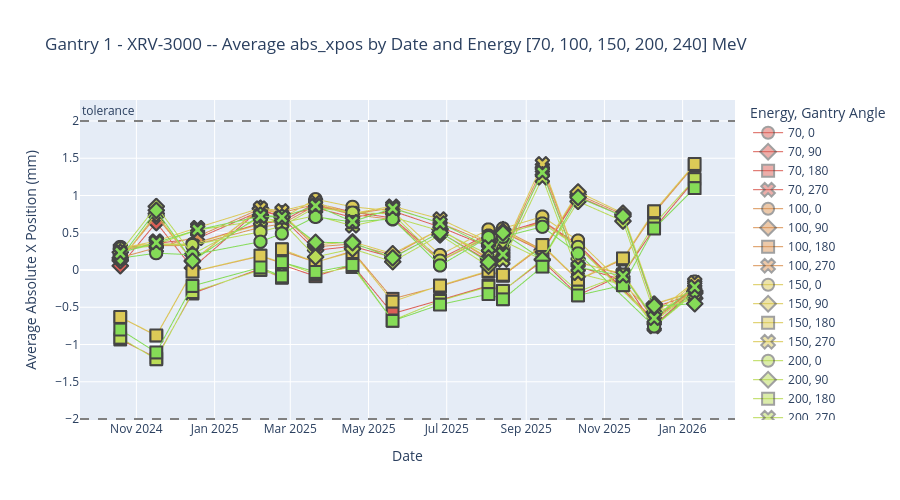

Source (notebook cell):
### Code cell
# plot_ave_spot_position_by_en_ga(df, option, parameter, gantry, device, energy,  n_months, tolerance)
plot_ave_spot_position_by_en_ga(sub_df, "spot_position", "abs_xpos", "Gantry 1", "XRV-3000", 150, 24, 2)

### Figure 1 — Plotly figure (JSON) as saved in the notebook; plotly's stock layout.template omitted (floating-point values rounded to 4 significant figures; data arrays with more than 128 entries replaced by an {"elided": "..."} marker saying what was removed)
{"data": [{"hovertemplate": "Date: %{x|%Y-%m-%d}<br>abs_xpos: %{y}<br>Spot: %{fullData.name}<extra></extra>", "legendgroup": "70, 0", "line": {"width": 1}, "marker": {"color": "#db5f57", "line": {"width": 2}, "opacity": 0.5, "size": 12, "symbol": "circle"}, "mode": "markers+lines", "name": "70, 0", "showlegend": true, "type": "scattergl", "x": {"elided": "135 str values"}, "xaxis": "x", "y": {"elided": "135 float values"}, "yaxis": "y"}, {"hovertemplate": "Date: %{x|%Y-%m-%d}<br>abs_xpos: %{y}<br>Spot: %{fullData.name}<extra></extra>", "legendgroup": "70, 90", "line": {"width": 1}, "marker": {"color": "#db5f57", "line": {"width": 2}, "opacity": 0.5, "size": 12, "symbol": "diamond"}, "mode": "markers+lines", "name": "70, 90", "showlegend": true, "type": "scattergl", "x": {"elided": "144 str values"}, "xaxis": "x", "y": {"elided": "144 float values"}, "yaxis": "y"}, {"hovertemplate": "Date: %{x|%Y-%m-%d}<br>abs_xpos: %{y}<br>Spot: %{fullData.name}<extra></extra>", "legendgroup": "70, 180", "line": {"width": 1}, "marker": {"color": "#db5f57", "line": {"width": 2}, "opacity": 0.5, "size": 12, "symbol": "square"}, "mode": "markers+lines", "name": "70, 180", "showlegend": true, "type": "scattergl", "x": {"elided": "153 str values"}, "xaxis": "x", "y": {"elided": "153 float values"}, "yaxis": "y"}, {"hovertemplate": "Date: %{x|%Y-%m-%d}<br>abs_xpos: %{y}<br>Spot: %{fullData.name}<extra></extra>", "legendgroup": "70, 270", "line": {"width": 1}, "marker": {"color": "#db5f57", "line": {"width": 2}, "opacity": 0.5, "size": 12, "symbol": "x"}, "mode": "markers+lines", "name": "70, 270", "showlegend": true, "type": "scattergl", "x": {"elided": "144 str values"}, "xaxis": "x", "y": {"elided": "144 float values"}, "yaxis": "y"}, {"hovertemplate": "Date: %{x|%Y-%m-%d}<br>abs_xpos: %{y}<br>Spot: %{fullData.name}<extra></extra>", "legendgroup": "100, 0", "line": {"width": 1}, "marker": {"color": "#db9457", "line": {"width": 2}, "opacity": 0.5, "size": 12, "symbol": "circle"}, "mode": "markers+lines", "name": "100, 0", "showlegend": true, "type": "scattergl", "x": {"elided": "135 str values"}, "xaxis": "x", "y": {"elided": "135 float values"}, "yaxis": "y"}, {"hovertemplate": "Date: %{x|%Y-%m-%d}<br>abs_xpos: %{y}<br>Spot: %{fullData.name}<extra></extra>", "legendgroup": "100, 90", "line": {"width": 1}, "marker": {"color": "#db9457", "line": {"width": 2}, "opacity": 0.5, "size": 12, "symbol": "diamond"}, "mode": "markers+lines", "name": "100, 90", "showlegend": true, "type": "scattergl", "x": {"elided": "144 str values"}, "xaxis": "x", "y": {"elided": "144 float values"}, "yaxis": "y"}, {"hovertemplate": "Date: %{x|%Y-%m-%d}<br>abs_xpos: %{y}<br>Spot: %{fullData.name}<extra></extra>", "legendgroup": "100, 180", "line": {"width": 1}, "marker": {"color": "#db9457", "line": {"width": 2}, "opacity": 0.5, "size": 12, "symbol": "square"}, "mode": "markers+lines", "name": "100, 180", "showlegend": true, "type": "scattergl", "x": {"elided": "153 str values"}, "xaxis": "x", "y": {"elided": "153 float values"}, "yaxis": "y"}, {"hovertemplate": "Date: %{x|%Y-%m-%d}<br>abs_xpos: %{y}<br>Spot: %{fullData.name}<extra></extra>", "legendgroup": "100, 270", "line": {"width": 1}, "marker": {"color": "#db9457", "line": {"width": 2}, "opacity": 0.5, "size": 12, "symbol": "x"}, "mode": "markers+lines", "name": "100, 270", "showlegend": true, "type": "scattergl", "x": {"elided": "144 str values"}, "xaxis": "x", "y": {"elided": "144 float values"}, "yaxis": "y"}, {"hovertemplate": "Date: %{x|%Y-%m-%d}<br>abs_xpos: %{y}<br>Spot: %{fullData.name}<extra></extra>", "legendgroup": "150, 0", "line": {"width": 1}, "marker": {"color": "#dbc957", "line": {"width": 2}, "opacity": 0.5, "size": 12, "symbol": "circle"}, "mode": "markers+lines", "name": "150, 0", "showlegend": true, "type": "scattergl", "x": {"elided": "135 str values"}, "xaxis": "x", "y": {"elided": "135 float values"}, "yaxis": "y"}, {"hovertemplate": "Date: %{x|%Y-%m-%d}<br>abs_xpos: %{y}<br>Spot: %{fullData.name}<extra></extra>", "legendgroup": "150, 90", "line": {"width": 1}, "marker": {"color": "#dbc957", "line": {"width": 2}, "opacity": 0.5, "size": 12, "symbol": "diamond"}, "mode": "markers+lines", "name": "150, 90", "showlegend": true, "type": "scattergl", "x": {"elided": "144 str values"}, "xaxis": "x", "y": {"elided": "144 float values"}, "yaxis": "y"}, {"hovertemplate": "Date: %{x|%Y-%m-%d}<br>abs_xpos: %{y}<br>Spot: %{fullData.name}<extra></extra>", "legendgroup": "150, 180", "line": {"width": 1}, "marker": {"color": "#dbc957", "line": {"width": 2}, "opacity": 0.5, "size": 12, "symbol": "square"}, "mode": "markers+lines", "name": "150, 180", "showlegend": true, "type": "scattergl", "x": {"elided": "153 str values"}, "xaxis": "x", "y": {"elided": "153 float values"}, "yaxis": "y"}, {"hovertemplate": "Date: %{x|%Y-%m-%d}<br>abs_xpos: %{y}<br>Spot: %{fullData.name}<extra></extra>", "legendgroup": "150, 270", "line": {"width": 1}, "marker": {"color": "#dbc957", "line": {"width": 2}, "opacity": 0.5, "size": 12, "symbol": "x"}, "mode": "markers+lines", "name": "150, 270", "showlegend": true, "type": "scattergl", "x": {"elided": "144 str values"}, "xaxis": "x", "y": {"elided": "144 float values"}, "yaxis": "y"}, {"hovertemplate": "Date: %{x|%Y-%m-%d}<br>abs_xpos: %{y}<br>Spot: %{fullData.name}<extra></extra>", "legendgroup": "200, 0", "line": {"width": 1}, "marker": {"color": "#b9db57", "line": {"width": 2}, "opacity": 0.5, "size": 12, "symbol": "circle"}, "mode": "markers+lines", "name": "200, 0", "showlegend": true, "type": "scattergl", "x": {"elided": "135 str values"}, "xaxis": "x", "y": {"elided": "135 float values"}, "yaxis": "y"}, {"hovertemplate": "Date: %{x|%Y-%m-%d}<br>abs_xpos: %{y}<br>Spot: %{fullData.name}<extra></extra>", "legendgroup": "200, 90", "line": {"width": 1}, "marker": {"color": "#b9db57", "line": {"width": 2}, "opacity": 0.5, "size": 12, "symbol": "diamond"}, "mode": "markers+lines", "name": "200, 90", "showlegend": true, "type": "scattergl", "x": {"elided": "144 str values"}, "xaxis": "x", "y": {"elided": "144 float values"}, "yaxis": "y"}, {"hovertemplate": "Date: %{x|%Y-%m-%d}<br>abs_xpos: %{y}<br>Spot: %{fullData.name}<extra></extra>", "legendgroup": "200, 180", "line": {"width": 1}, "marker": {"color": "#b9db57", "line": {"width": 2}, "opacity": 0.5, "size": 12, "symbol": "square"}, "mode": "markers+lines", "name": "200, 180", "showlegend": true, "type": "scattergl", "x": {"elided": "153 str values"}, "xaxis": "x", "y": {"elided": "153 float values"}, "yaxis": "y"}, {"hovertemplate": "Date: %{x|%Y-%m-%d}<br>abs_xpos: %{y}<br>Spot: %{fullData.name}<extra></extra>", "legendgroup": "200, 270", "line": {"width": 1}, "marker": {"color": "#b9db57", "line": {"width": 2}, "opacity": 0.5, "size": 12, "symbol": "x"}, "mode": "markers+lines", "name": "200, 270", "showlegend": true, "type": "scattergl", "x": {"elided": "144 str values"}, "xaxis": "x", "y": {"elided": "144 float values"}, "yaxis": "y"}, {"hovertemplate": "Date: %{x|%Y-%m-%d}<br>abs_xpos: %{y}<br>Spot: %{fullData.name}<extra></extra>", "legendgroup": "240, 0", "line": {"width": 1}, "marker": {"color": "#84db57", "line": {"width": 2}, "opacity": 0.5, "size": 12, "symbol": "circle"}, "mode": "markers+lines", "name": "240, 0", "showlegend": true, "type": "scattergl", "x": {"elided": "135 str values"}, "xaxis": "x", "y": {"elided": "135 float values"}, "yaxis": "y"}, {"hovertemplate": "Date: %{x|%Y-%m-%d}<br>abs_xpos: %{y}<br>Spot: %{fullData.name}<extra></extra>", "legendgroup": "240, 90", "line": {"width": 1}, "marker": {"color": "#84db57", "line": {"width": 2}, "opacity": 0.5, "size": 12, "symbol": "diamond"}, "mode": "markers+lines", "name": "240, 90", "showlegend": true, "type": "scattergl", "x": {"elided": "144 str values"}, "xaxis": "x", "y": {"elided": "144 float values"}, "yaxis": "y"}, {"hovertemplate": "Date: %{x|%Y-%m-%d}<br>abs_xpos: %{y}<br>Spot: %{fullData.name}<extra></extra>", "legendgroup": "240, 180", "line": {"width": 1}, "marker": {"color": "#84db57", "line": {"width": 2}, "opacity": 0.5, "size": 12, "symbol": "square"}, "mode": "markers+lines", "name": "240, 180", "showlegend": true, "type": "scattergl", "x": {"elided": "153 str values"}, "xaxis": "x", "y": {"elided": "153 float values"}, "yaxis": "y"}, {"hovertemplate": "Date: %{x|%Y-%m-%d}<br>abs_xpos: %{y}<br>Spot: %{fullData.name}<extra></extra>", "legendgroup": "240, 270", "line": {"width": 1}, "marker": {"color": "#84db57", "line": {"width": 2}, "opacity": 0.5, "size": 12, "symbol": "x"}, "mode": "markers+lines", "name": "240, 270", "showlegend": true, "type": "scattergl", "x": {"elided": "144 str values"}, "xaxis": "x", "y": {"elided": "144 float values"}, "yaxis": "y"}], "layout": {"annotations": [{"showarrow": false, "text": "tolerance", "x": 0, "xanchor": "left", "xref": "x domain", "y": 2, "yanchor": "bottom", "yref": "y"}], "height": 500, "legend": {"title": {"text": "Energy, Gantry Angle"}, "tracegroupgap": 0}, "shapes": [{"line": {"color": "grey", "dash": "dash"}, "type": "line", "x0": 0, "x1": 1, "xref": "x domain", "y0": 2, "y1": 2, "yref": "y"}, {"line": {"color": "grey", "dash": "dash"}, "type": "line", "x0": 0, "x1": 1, "xref": "x domain", "y0": -2, "y1": -2, "yref": "y"}], "title": {"text": "Gantry 1 - XRV-3000 -- Average abs_xpos by Date and Energy [70, 100, 150, 200, 240] MeV"}, "xaxis": {"anchor": "y", "domain": [0, 1], "title": {"text": "Date"}}, "yaxis": {"anchor": "x", "domain": [0, 1], "title": {"text": "Average Absolute X Position (mm)"}}}}
